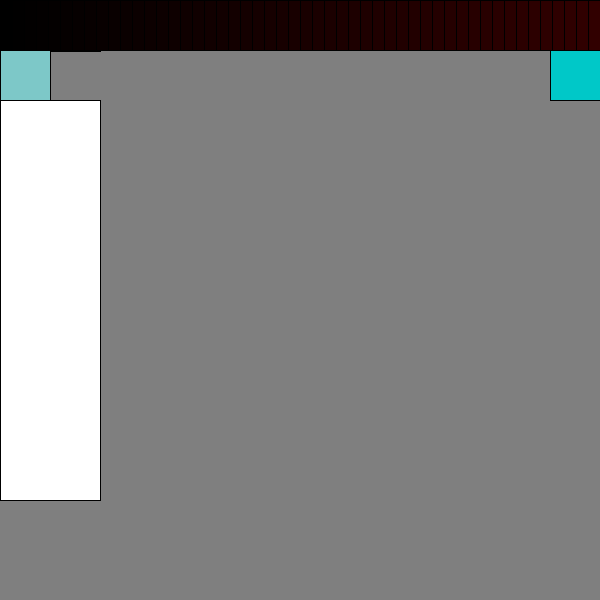
Frame 1 (no input)
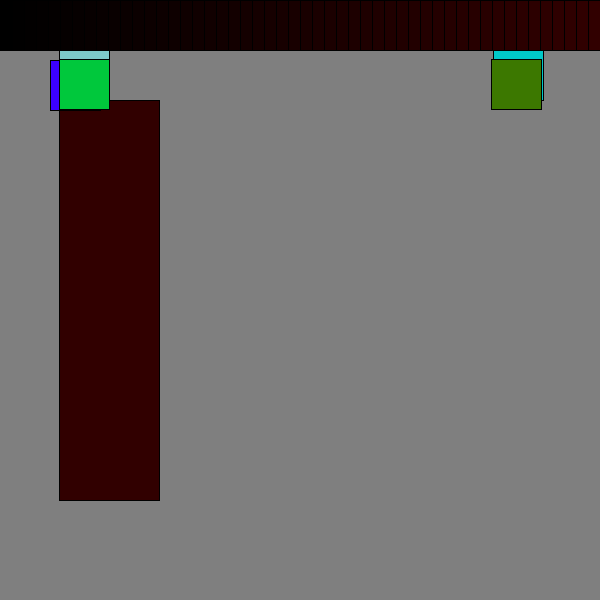
Frame 60 (the mouse pressed at the canvas centre just before this capture)
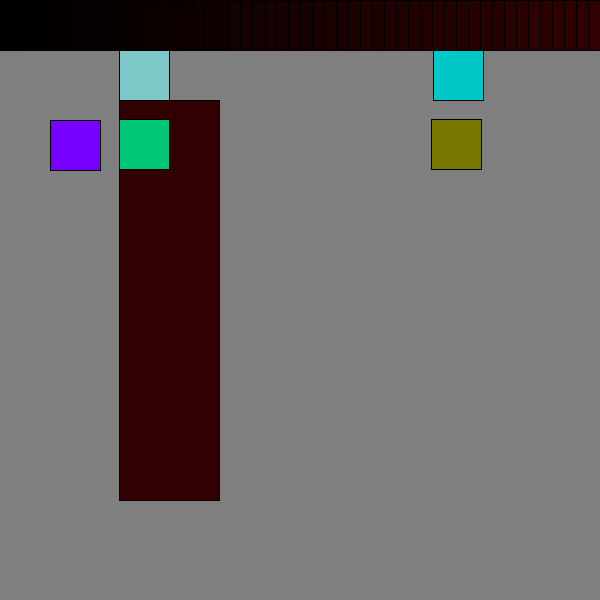
Frame 120 (the mouse held since frame 60 and released just before this capture)

The Processing sketch that drew these frames (run headless with seeded random() and noise(); from frame 60 on, the mouse is pressed at the canvas centre):

// Processing sketch: EP14_2
// ── EP14_2.pde
//Animation in Processing


int x = 0;
int dx = 1;
int b = 0;
int shade = 0;
int diff = 1;
int y = 0;
int z = 550;
int c = 0;
int dc = 1;
int dz = 1;
int a = 0;
int da = 1;
int dy = 1;
int j = 550;
int dj = 1;
int h = 0;
int dh = 1;
int l = 0;
int dl = 1;
int dm = 1;
int m = 0;

// a variable that is an array and is equal to the number of spots inside the array, the length.
int[] squares = new int [50];

//elements of an array are reffered to by index values. 0, 1, 2, 3, 4, .........
// squares [3] = 5; this says that the 3rd value of the array is 5

//squares[] = random();

void setup(){
  //establish frame rate / speed. If not specified it's 60
  frameRate(200);
  size(600,600);
  background(190);

}



void draw() {
  //Rectangle move sideways
  //noStroke();
  background(127);
  rect(b, 100,100,400);
  b = b + 1;
  
  //Shape bounce from one side of the screen to the other;
  fill(125, 200, 200);
  rect(x, 50, 50, 50);
  x = x + dx;
  
  if (x == 550) {
   dx = -1; 
  }
  if (x == 0) {
    dx = 1;
  }

  //Change Shade/Color of shape
  
  fill(shade);
  shade = shade + diff;
  if (shade == 255){
    diff = -1;
  }
  if (shade == 0){
    diff = 1;
  }
  
  // Exercise 14-4 Moving multiple rectangles
  fill(shade, 0, 255);
  rect(50, x, 50, 50);
  a = a + dx;
  
  if (a == 550) {
   da = -1; 
  }
  if (a == 0) {
    da = 1;
  }
  
  fill(0, 200, shade);
  rect(c, y, 50, 50);
  c = c + dc;
  y = y + dy;
  
  if (c == 550 || y == 550) {
   dc = -1; 
   dy = -1;
  }
  if (x == 0 || y == 0) {
    dc = 1;
    dy = 1;
  }
  
  fill(0, 200, 200);
  rect(z, 50, 50, 50);
  z = z + dz;
  
  if (z == 551) {
   dz = -1; 
  }
  if (z == 0) {
    dz = 1;
  }
  
  fill(shade, 120, 0);
  rect(j, h, 50, 50);
  j = j - dj;
  h = h + dh;
  
  if (j == 550 || h == 0) {
   dj = 1; 
   dh = 1;
  }
  if (j == 0 || h == 550) {
    dj = -1;
    dh = -1;
  }
  
  
 //Exercise 14-5 Trying to display the array of 50 squares
 for (int m = 0; m < squares.length ; m++){
  // squares[m]; 
   
   
  fill(m, 0, 0);
  rect(m*12, 0, 50, 50);
  //m = m + dm;
  
  //if (x == 550) {
  // dx = -1; 
  //}
  //if (x == 0) {
  //  dx = 1;
  //}
   
  //fill(1*m, 0, 0);
  //rect(m, y, 50, 50);
  //m = m*2;
  //y = y + 1;
  
  // squares[m].move();
 }
 

}

//void move() {
//  m = m + dm; 
//}
